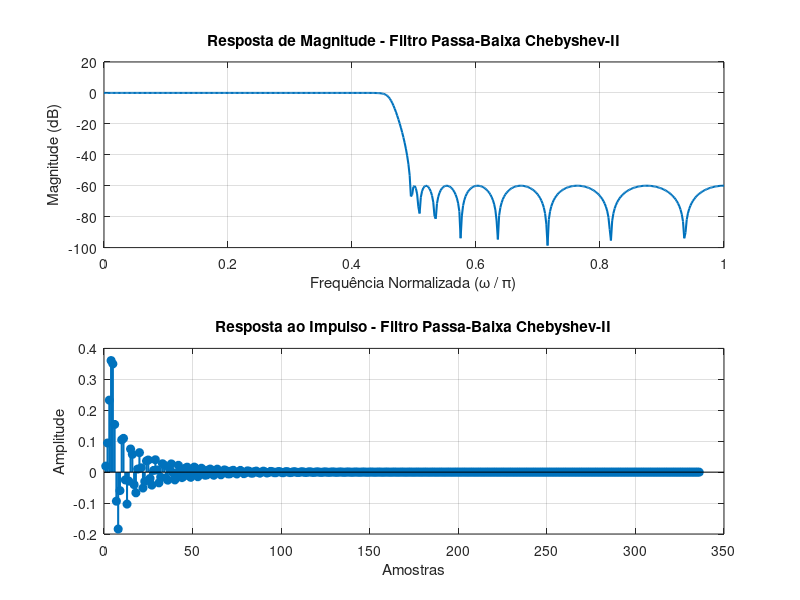

Source code (MATLAB):
pkg load signal

% Especificações do filtro
omega_p = 0.45 * pi; % Frequência de borda da banda passante
omega_s = 0.5 * pi;  % Frequência de borda da banda de parada
Rp = 0.5;            % Ondulação máxima na banda passante (dB)
As = 60;             % Atenuação mínima na banda de parada (dB)

% Frequências normalizadas (para a função cheb2ord)
Wp = omega_p / pi; % Frequência de borda da banda passante normalizada
Ws = omega_s / pi; % Frequência de borda da banda de parada normalizada

% Determinação da ordem e frequência de corte do filtro Chebyshev-II
[N, Wn] = cheb2ord(Wp, Ws, Rp, As); % Ordem e frequência de corte
fprintf('Ordem do filtro Chebyshev-II: %d\n', N);

% Projeto do filtro digital Chebyshev-II
[b_cheby2, a_cheby2] = cheby2(N, As, Wn, 'low'); % Filtro passa-baixa

% Análise da resposta em frequência
[H_cheby2, omega_cheby2] = freqz(b_cheby2, a_cheby2, linspace(0, pi, 500)); % Frequências normalizadas
magnitude_cheby2_dB = 20 * log10(abs(H_cheby2)); % Magnitude em dB

% Determinação da atenuação mínima real na banda de parada
index_stopband = find(omega_cheby2 / pi >= Ws, 1); % Índice da frequência de borda da banda de parada
attenuation_stopband = -magnitude_cheby2_dB(index_stopband); % Atenuação em dB
fprintf('Atenuação mínima na banda de parada: %.2f dB\n', attenuation_stopband);

% Resposta ao impulso
impulse_response_cheby2 = impz(b_cheby2, a_cheby2);

% Plotagem dos resultados
figure;

% Resposta em frequência
subplot(2, 1, 1);
plot(omega_cheby2 / pi, magnitude_cheby2_dB, 'LineWidth', 1.5);
xlabel('Frequência Normalizada (\omega / \pi)');
ylabel('Magnitude (dB)');
title('Resposta de Magnitude - Filtro Passa-Baixa Chebyshev-II');
grid on;

% Resposta ao impulso
subplot(2, 1, 2);
stem(impulse_response_cheby2, 'filled', 'LineWidth', 1.5);
xlabel('Amostras');
ylabel('Amplitude');
title('Resposta ao Impulso - Filtro Passa-Baixa Chebyshev-II');
grid on;
% pause(10);
print("trab4/4-c)png", "-dpng");